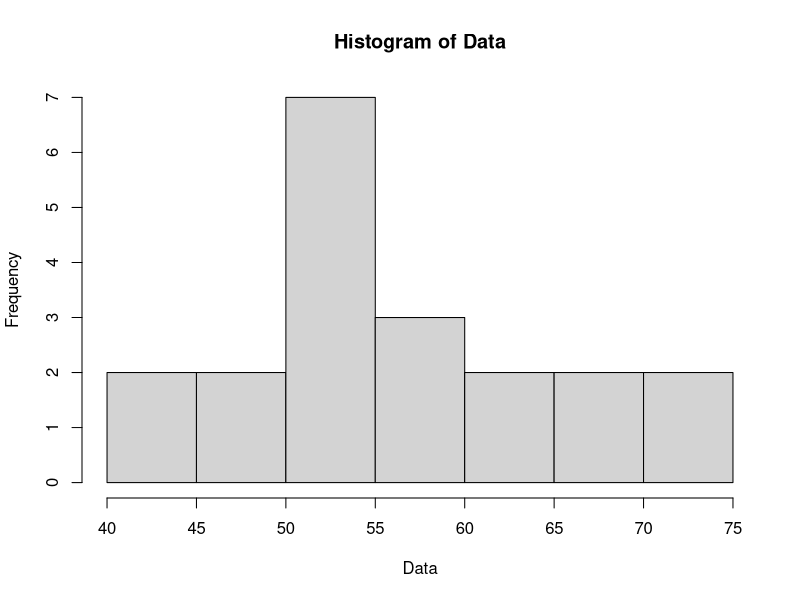
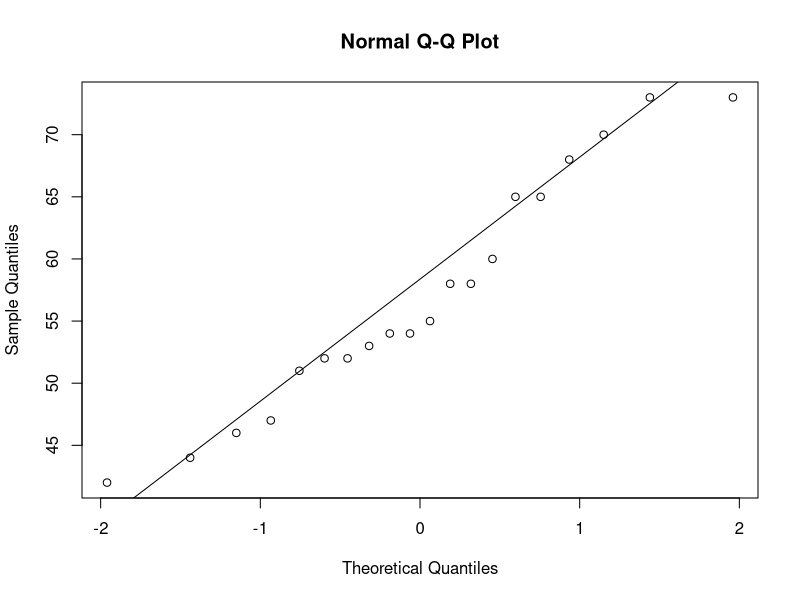
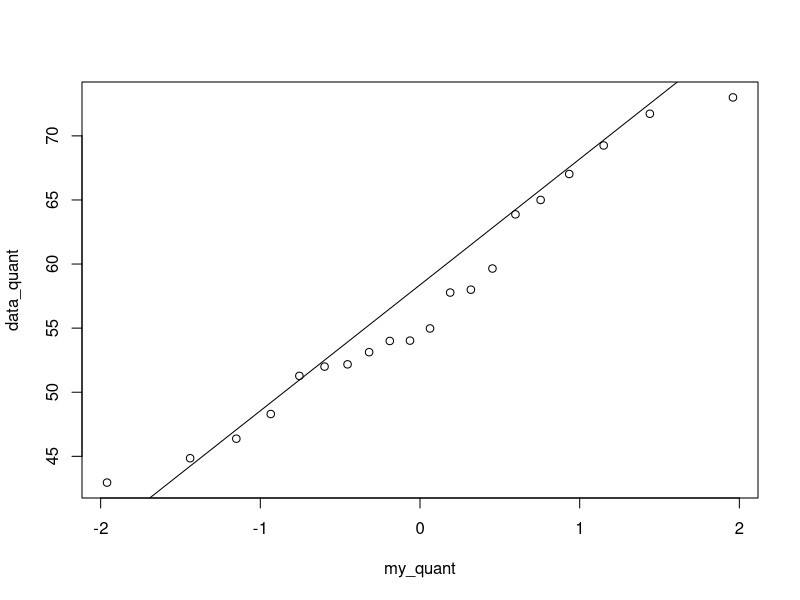
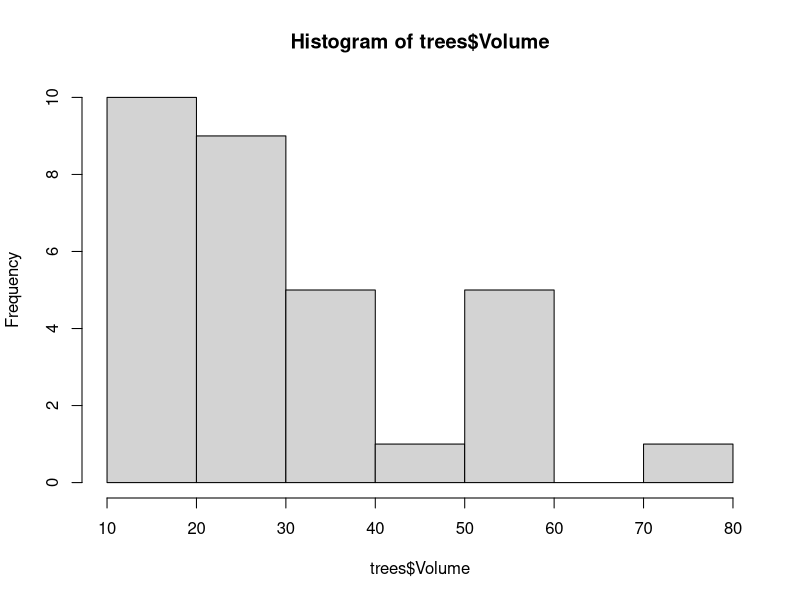
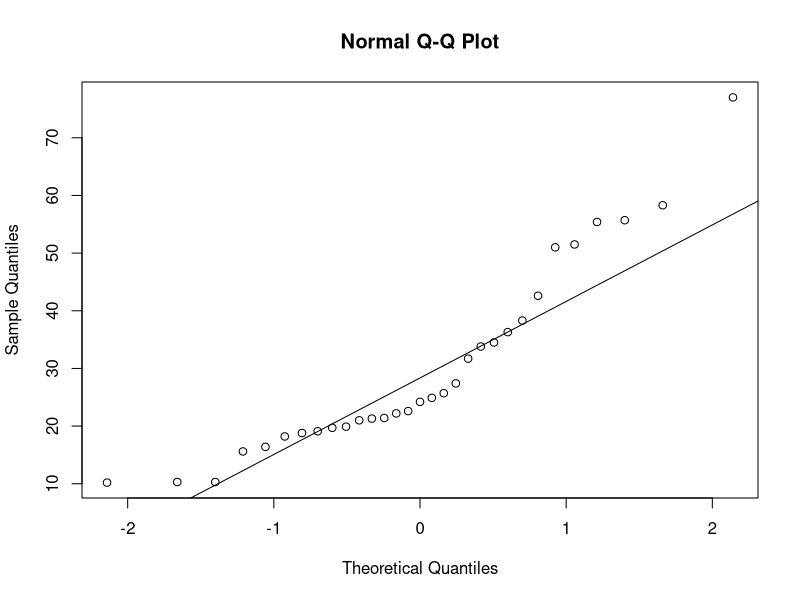
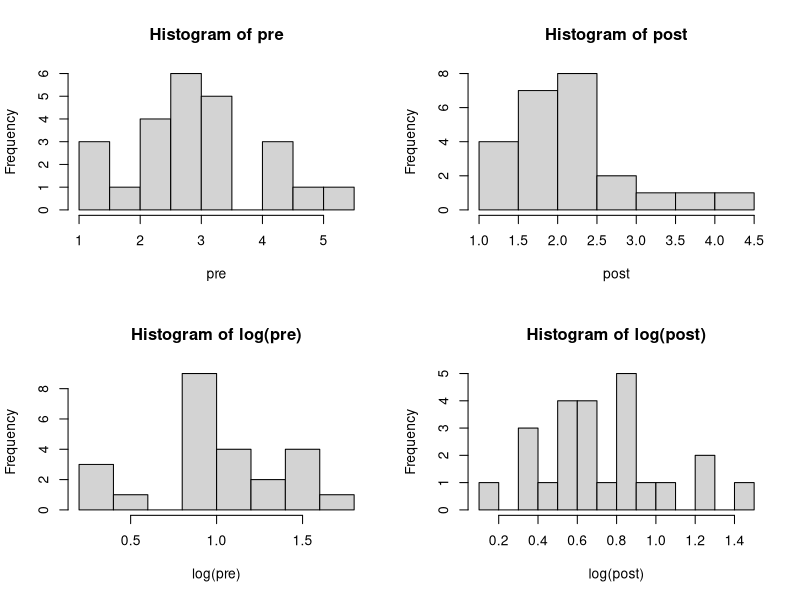

Source code (R) for these figures, in order:
## ---- chunk 1
knitr::opts_chunk$set(echo = TRUE)
## ---- chunk 2

Placebo = c(54,51,58,44,55,52,42,47,58,46)
Drug = c(54,73,53,70,73,68,52,65,65,60)

Data = c(Placebo, Drug)
Data_sd = sd(Data)
Data_mean = mean(Data)
hist(Data, breaks=10)
## ---- chunk 3
qqnorm(Data)
qqline(Data)
## ---- chunk 4
my_probs = ppoints(20)
my_quant = qnorm(my_probs) #, mean=Data_mean, sd=Data_sd)
my_quant
## ---- chunk 5
data_quant = quantile(Data, my_probs)
data_quant
## ---- chunk 6
#plot(my_quant, data_quant)
#abline(a=0,b=1)
qqplot(my_quant, data_quant)
qqline(Data)
## ---- chunk 7
shapiro.test(Data)
## ---- chunk 8
hist(trees$Volume)
## ---- chunk 9
shapiro.test(trees$Volume)
## ---- chunk 10
qqnorm(trees$Volume)
qqline(trees$Volume)
## ---- chunk 11
#####################################################################
# plasma triglyceride levels in the population (mg/ml)
# borderline high = 2-4 vs. normal < 2
# testing before and after diet and exercise changes (expect a decrease)
pre = c(2.55,3.38,2.37,4.11,3.27,2.58,4.20,3.22,5.10,2.62,3.06,1.23,2.27,2.24,1.39,2.63,2.61,4.30,1.46,3.35,2.79,2.42,4.63,1.57)
post = c(1.59,3.51,1.44,2.32,1.75,1.67,1.90,1.37,2.72,1.80,2.40,2.01,2.41,1.38,1.18,4.31,2.09,2.32,2.63,2.25,1.71,2.01,1.95,3.46)
#####################################################################
## ---- chunk 12

# check distributions of original data with histograms (breaks = 10)
par(mfrow=c(2,2))
hist(pre,breaks=10)
hist(post,breaks=10)

# check distributions after log-transformation
hist(log(pre),breaks=10)
hist(log(post),breaks=10)
## ---- chunk 13
# Shapiro-Wilk tests
shapiro.test(pre)
shapiro.test(post)

# Shapiro-Wilk tests
shapiro.test(log(pre))
shapiro.test(log(post))

## ---- chunk 14

## do t-tests using the original and transformed data
t.test(post,pre,paired=T)
t.test(log(post),log(pre),paired=T)
## ---- chunk 15
# ============================================================================ #
# pre-treatment -- by hand!

# compute standard error
mean_prime = mean(log(pre))
sd_prime = sqrt( sum( (log(pre) - mean_prime)^2 /(length(pre)-1)) )
se_prime = sd_prime/sqrt(length(pre))

# get t-critical
tcrit = qt(0.975,df=length(pre))
tcrit

# CI in log units
ci_pre = c(mean_prime - tcrit*se_prime, mean_prime + tcrit*se_prime)
ci_pre

# CI in original units
ci_pre_orig = exp(ci_pre)
ci_pre_orig
## ---- chunk 16
# ============================================================================ #
# 95%CI post-treatment -- by hand!
mean_prime = mean(log(post))
sd_prime = sqrt( sum( (log(post) - mean_prime)^2 /(length(post)-1)) )
se_prime = sd_prime/sqrt(length(post))
tcrit = qt(0.975,df=length(post))
tcrit

ci_post = c(mean_prime - tcrit*se_prime, mean_prime + tcrit*se_prime)
ci_post
ci_post_orig = exp(ci_post)
ci_post_orig

# ============================================================================ #
# 95%CI post-treatment from t-test
t_post = t.test(log(post),mu=mean(log(pre)))
t_post

ci95_post_log = t_post$conf.int[1:2]
ci95_post_log
ci95_post = exp(ci95_post_log)
ci95_post
## ---- chunk 17
# ============================================================================ #
# pre-treatment from t-test
t_pre = t.test(log(pre),mu=mean(log(pre)))
t_pre
ci95_pre_log = t_pre$conf.int[1:2]
ci95_pre_log
ci95_pre = exp(ci95_pre_log)
ci95_pre

# ============================================================================ #
# post-treatment from t-test
t_post = t.test(log(post),mu=mean(log(pre)))
t_post
ci95_post_log = t_post$conf.int[1:2]
ci95_post = exp(ci95_post_log)
ci95_post_log
ci95_post
